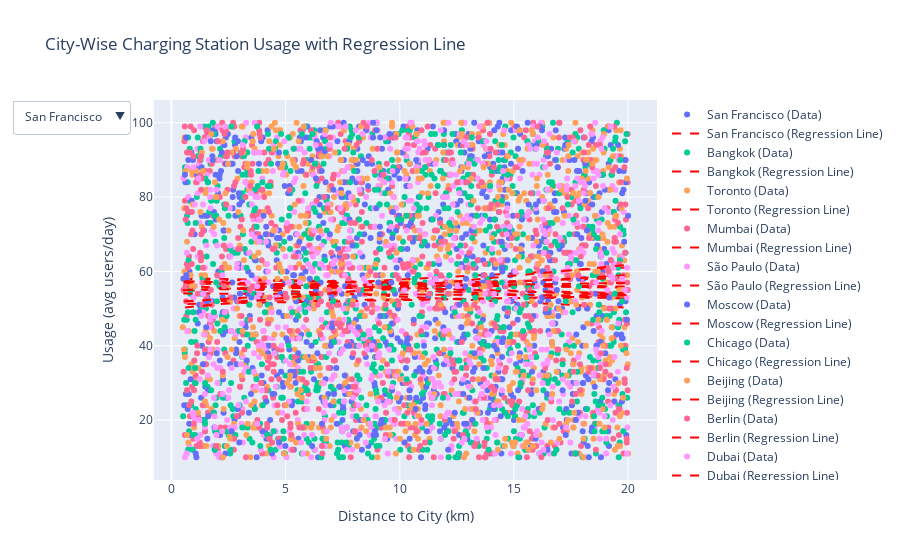

Notebook code for this chart:
### Code cell
# 5.
# Create an empty Plotly figure
fig = go.Figure()

# Add traces for each city
for city in distance_df['City'].unique():
    city_data = distance_df[distance_df['City'] == city]
    
    # Scatter plot for the city
    fig.add_trace(go.Scatter(x=city_data['Distance to City (km)'], 
                             y=city_data['Usage (avg users/day)'],
                             mode='markers', name=f'{city} (Data)'))
    
    # Calculate the regression line for the city using linregress
    slope, intercept, _, _, _ = linregress(city_data['Distance to City (km)'], 
                                           city_data['Usage (avg users/day)'])
    
    # Create the regression line
    regression_line_x = np.linspace(city_data['Distance to City (km)'].min(),
                                    city_data['Distance to City (km)'].max(),
                                    100)
    regression_line_y = slope * regression_line_x + intercept
    
    # Plot the regression line
    fig.add_trace(go.Scatter(x=regression_line_x, 
                             y=regression_line_y, 
                             mode='lines', 
                             name=f'{city} (Regression Line)', 
                             line=dict(color='red', dash='dash')))

# Add dropdown menu to filter cities
buttons = []
for city in distance_df['City'].unique():
    visible_list = [trace.name == f'{city} (Data)' or trace.name == f'{city} (Regression Line)' for trace in fig.data]
    buttons.append({'label': city,
                    'method': 'update',
                    'args': [{'visible': visible_list},
                             {'title': f"City-Wise Charging Station Usage: {city}"}]})

fig.update_layout(
    updatemenus=[
        {
            'buttons': buttons,
            'direction': 'down',
            'showactive': True,
        }
    ],
    title="City-Wise Charging Station Usage with Regression Line",
    xaxis_title = 'Distance to City (km)',
    yaxis_title = 'Usage (avg users/day)'
)

# Show the plot
fig.show()
